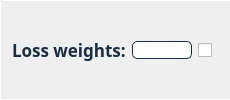
                                <widget class="QFrame" name="frame_doc_top_thr_10">
                                 <property name="styleSheet">
                                  <string notr="true">border-bottom: 0.5px solid #FFFFFF;
border-left: 0.5px solid #FFFFFF;
border-top: 0.5px solid #FFFFFF;
</string>
                                 </property>
                                 <property name="frameShape">
                                  <enum>QFrame::StyledPanel</enum>
                                 </property>
                                 <property name="frameShadow">
                                  <enum>QFrame::Plain</enum>
                                 </property>
                                 <layout class="QHBoxLayout" name="horizontalLayout_120">
                                  <item>
                                   <widget class="QLabel" name="label_doc_top_thr_10">
                                    <property name="sizePolicy">
                                     <sizepolicy hsizetype="Minimum" vsizetype="Preferred">
                                      <horstretch>0</horstretch>
                                      <verstretch>0</verstretch>
                                     </sizepolicy>
                                    </property>
                                    <property name="maximumSize">
                                     <size>
                                      <width>16777215</width>
                                      <height>16777215</height>
                                     </size>
                                    </property>
                                    <property name="font">
                                     <font>
                                      <family>Avenir</family>
                                      <pointsize>13</pointsize>
                                      <weight>75</weight>
                                      <italic>false</italic>
                                      <bold>true</bold>
                                     </font>
                                    </property>
                                    <property name="toolTip">
                                     <string>&lt;html&gt;&lt;head/&gt;&lt;body&gt;&lt;p&gt;&lt;span style=&quot; font-weight:400;&quot;&gt;The weight of each word in the vocabulary.&lt;/span&gt;&lt;/p&gt;&lt;/body&gt;&lt;/html&gt;</string>
                                    </property>
                                    <property name="styleSheet">
                                     <string notr="true">font: 87 13pt &quot;Avenir&quot;;
color:#1A2E40;
font-weight: bold;
border:None;</string>
                                    </property>
                                    <property name="text">
                                     <string>Loss weights:</string>
                                    </property>
                                   </widget>
                                  </item>
                                  <item>
                                   <widget class="QLineEdit" name="lineEdit_doc_top_thr_10">
                                    <property name="sizePolicy">
                                     <sizepolicy hsizetype="Minimum" vsizetype="Fixed">
                                      <horstretch>0</horstretch>
                                      <verstretch>0</verstretch>
                                     </sizepolicy>
                                    </property>
                                    <property name="minimumSize">
                                     <size>
                                      <width>0</width>
                                      <height>0</height>
                                     </size>
                                    </property>
                                    <property name="maximumSize">
                                     <size>
                                      <width>60</width>
                                      <height>16777215</height>
                                     </size>
                                    </property>
                                    <property name="styleSheet">
                                     <string notr="true">QLineEdit {	
	background-color: #FFFFFF;
	font: 87 italic 12pt &quot;Avenir&quot;;
	border-radius: 5px;
	border: 1px solid #1A2E40;
	color:black;
}</string>
                                    </property>
                                   </widget>
                                  </item>
                                  <item>
                                   <widget class="QCheckBox" name="checkBox_doc_top_thr_10">
                                    <property name="sizePolicy">
                                     <sizepolicy hsizetype="Fixed" vsizetype="Fixed">
                                      <horstretch>0</horstretch>
                                      <verstretch>0</verstretch>
                                     </sizepolicy>
                                    </property>
                                    <property name="styleSheet">
                                     <string notr="true">border:0px;</string>
                                    </property>
                                    <property name="text">
                                     <string/>
                                    </property>
                                   </widget>
                                  </item>
                                 </layout>
                                </widget>
